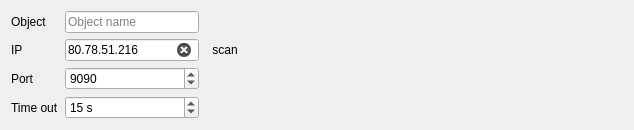
                 <widget class="QWidget" name="tab_6">
                  <attribute name="title">
                   <string>Direct Connection</string>
                  </attribute>
                  <layout class="QGridLayout" name="gridLayout_30">
                   <item row="0" column="0">
                    <widget class="QLabel" name="label_21">
                     <property name="text">
                      <string>Object</string>
                     </property>
                    </widget>
                   </item>
                   <item row="0" column="1">
                    <widget class="QLineEdit" name="leObjectName">
                     <property name="placeholderText">
                      <string>Object name</string>
                     </property>
                     <property name="clearButtonEnabled">
                      <bool>true</bool>
                     </property>
                    </widget>
                   </item>
                   <item row="1" column="0">
                    <widget class="QLabel" name="label_3">
                     <property name="text">
                      <string>IP</string>
                     </property>
                    </widget>
                   </item>
                   <item row="1" column="1">
                    <widget class="QLineEdit" name="leIp">
                     <property name="text">
                      <string>80.78.51.216</string>
                     </property>
                     <property name="placeholderText">
                      <string>Remote IP or URL</string>
                     </property>
                     <property name="clearButtonEnabled">
                      <bool>true</bool>
                     </property>
                    </widget>
                   </item>
                   <item row="1" column="2">
                    <widget class="QToolButton" name="toolButton_12">
                     <property name="text">
                      <string>scan</string>
                     </property>
                     <property name="autoRaise">
                      <bool>true</bool>
                     </property>
                    </widget>
                   </item>
                   <item row="2" column="0">
                    <widget class="QLabel" name="label_4">
                     <property name="text">
                      <string>Port</string>
                     </property>
                    </widget>
                   </item>
                   <item row="2" column="1">
                    <widget class="QSpinBox" name="sbPort">
                     <property name="minimum">
                      <number>1</number>
                     </property>
                     <property name="maximum">
                      <number>65534</number>
                     </property>
                     <property name="value">
                      <number>9090</number>
                     </property>
                    </widget>
                   </item>
                   <item row="2" column="3">
                    <spacer name="horizontalSpacer">
                     <property name="orientation">
                      <enum>Qt::Horizontal</enum>
                     </property>
                     <property name="sizeHint" stdset="0">
                      <size>
                       <width>378</width>
                       <height>20</height>
                      </size>
                     </property>
                    </spacer>
                   </item>
                   <item row="3" column="0">
                    <widget class="QLabel" name="label_5">
                     <property name="text">
                      <string>Time out</string>
                     </property>
                    </widget>
                   </item>
                   <item row="3" column="1">
                    <widget class="QSpinBox" name="sbTimeOut">
                     <property name="suffix">
                      <string> s</string>
                     </property>
                     <property name="minimum">
                      <number>2</number>
                     </property>
                     <property name="maximum">
                      <number>99</number>
                     </property>
                     <property name="singleStep">
                      <number>2</number>
                     </property>
                     <property name="value">
                      <number>15</number>
                     </property>
                    </widget>
                   </item>
                  </layout>
                 </widget>
